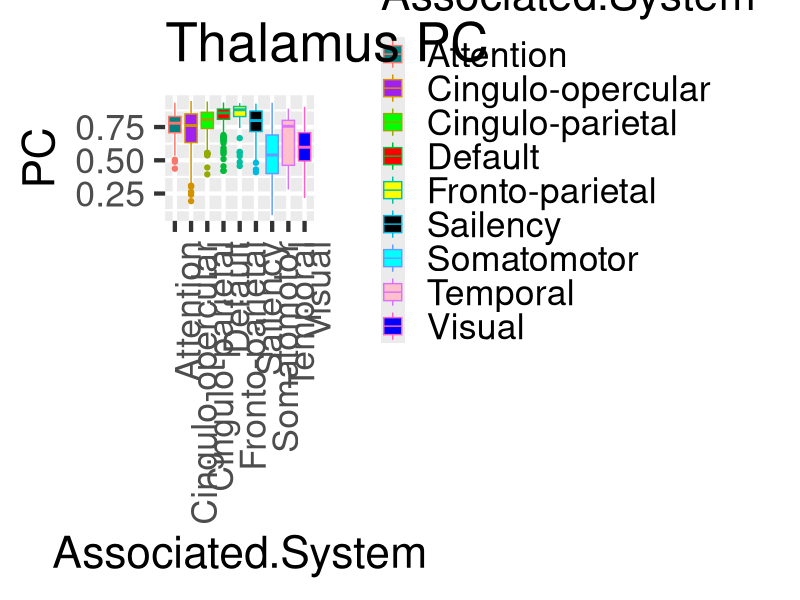
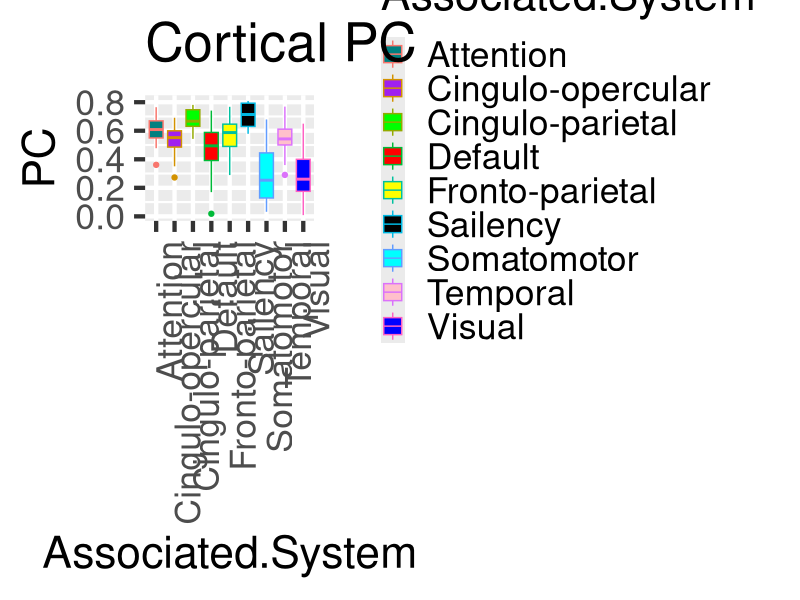
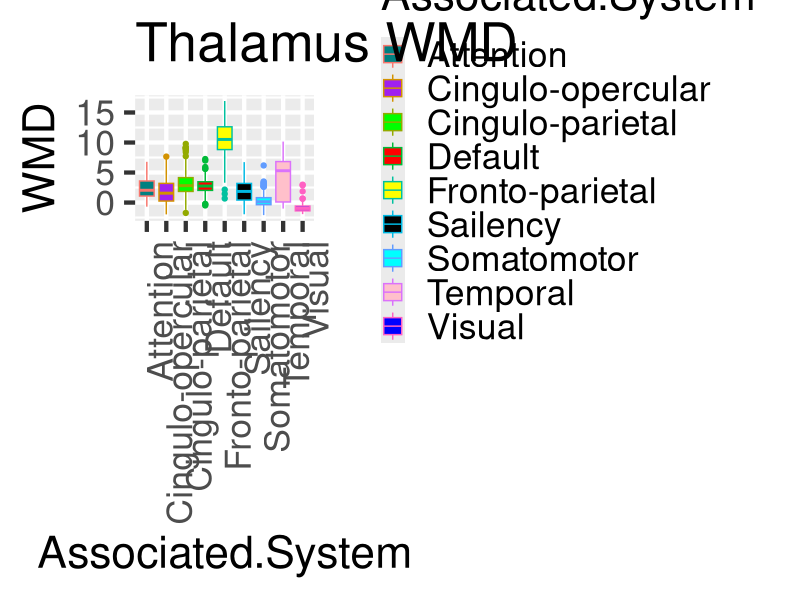
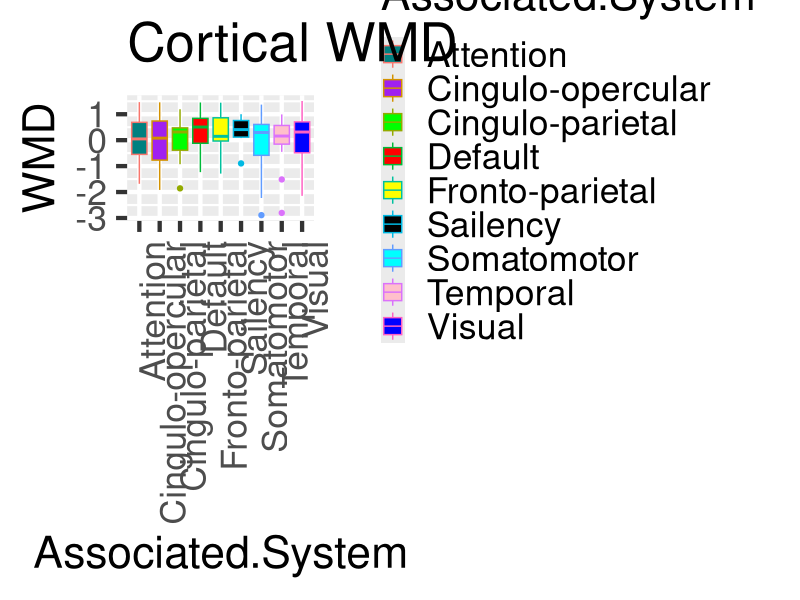
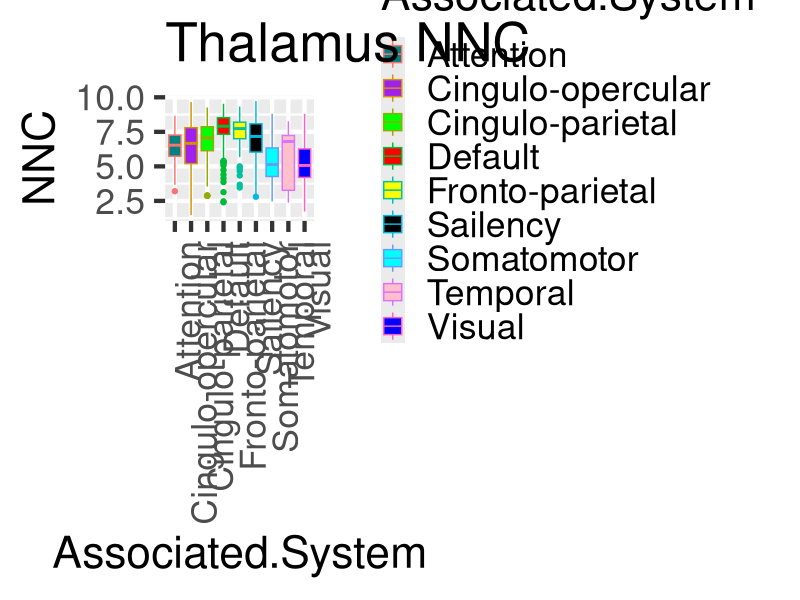
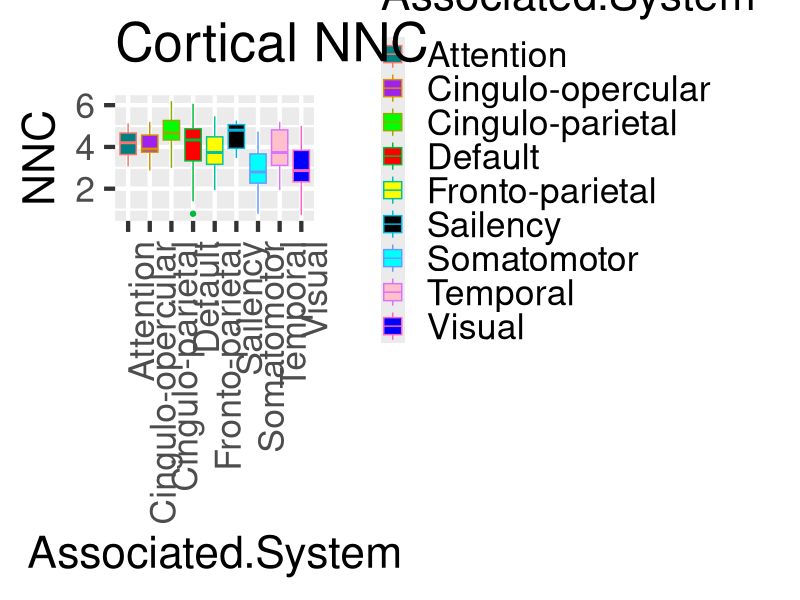
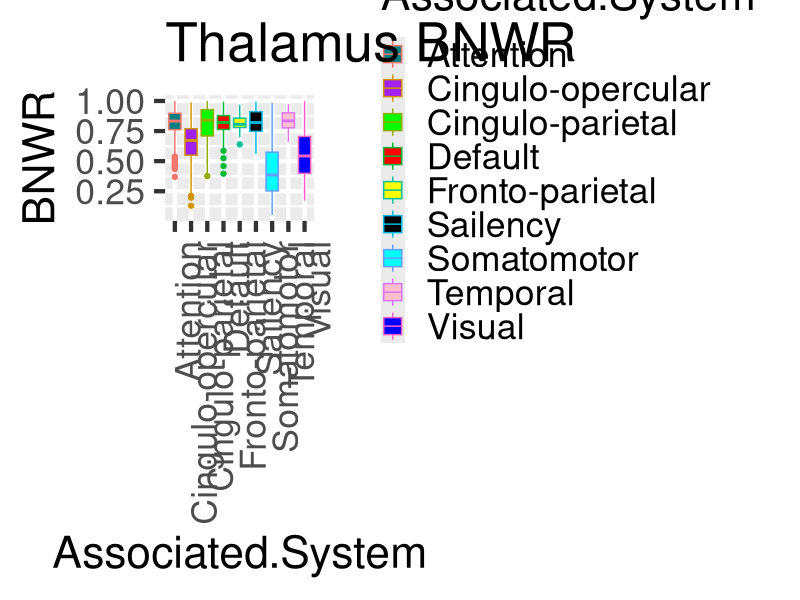
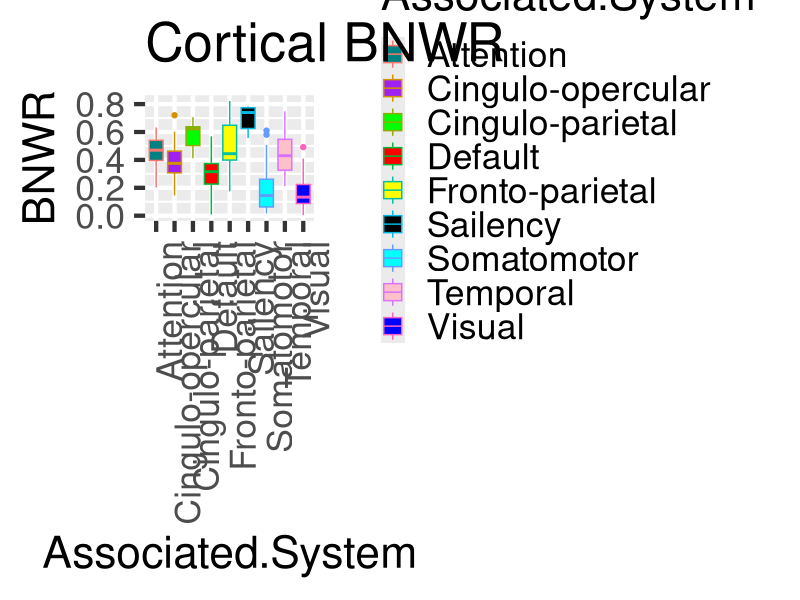

Recreate these plots in R, in order. (Note: this script raises an error after producing the figures.)
setwd('/Volumes/neuro/bin/FuncParcel/Data/')


# import libraries
library(ggplot2)
library(reshape2)

#load data

Thalamus_Data = read.csv('Thalamus_nodal.csv', header=TRUE)
Thalamus_Data <- Thalamus_Data[Thalamus_Data$PC<1,]  
#Thalamus_Data <- Thalamus_Data[Thalamus_Data$target_PC<20,]

Cortical_Data = read.csv('Cortical_nodal.csv', header=TRUE)
Cortical_Data <- Cortical_Data[Cortical_Data$PC>0,]  
Cortical_Data <- Cortical_Data[Cortical_Data$Associated.System!='Other',] 

CI_colors <- c("#008080", "purple", "green", "red", "yellow", "black", "cyan", "pink", "blue")

### boxplot to compare nodal roles between each partition, for thalamus and cortex
Variables_to_plot <- c('PC', 'WMD', 'NNC', 'BNWR', 'bcc')
for (v in Variables_to_plot){
  Thalamus_boxplot <- ggplot(data = Thalamus_Data, aes_string(x="Associated.System", y=v, fill="Associated.System", colour="Associated.System")) + geom_boxplot(outlier.colour = NULL) #+geom_point() + geom_jitter(position = position_jitter(width = .1))
  Thalamus_boxplot <- Thalamus_boxplot + ggtitle(paste("Thalamus", v)) + scale_fill_manual(values=CI_colors)  + theme_grey(base_size = 32)  + theme(axis.text.x=element_text(angle=90, hjust=1))
  plot(Thalamus_boxplot)

  Cortical_boxplot <- ggplot(data = Cortical_Data, aes_string(x="Associated.System", y=v, fill="Associated.System", colour="Associated.System")) + geom_boxplot(outlier.colour = NULL) #+geom_point() + geom_jitter(position = position_jitter(width = .1))
  Cortical_boxplot <- Cortical_boxplot + ggtitle(paste("Cortical", v))+ scale_fill_manual(values=CI_colors) + theme_grey(base_size = 32)  + theme(axis.text.x=element_text(angle=90, hjust=1))
  plot(Cortical_boxplot)
}

### plot to compare within thalamus nodal role
Variables_to_plot <- c('PC','within_PC','WMD', 'within_WMD', 'target_PC')

Thalamus_pc_plot <-ggplot(data = Thalamus_Data, aes(x=target_PC, y=PC))+geom_point()
plot(Thalamus_pc_plot)


### look at correlation between dataset
Thalamus_pc_plot <-ggplot(data = Thalamus_Data, aes(x=MGH_NNC, y=NKI_NNC))+geom_point()
plot(Thalamus_pc_plot)

### look at correlation between thalamic voxel nodal property and its cortical target
Thalamus_Target_Data = read.csv('Thalamus_target.csv', header=TRUE)
total <- merge(Thalamus_Target_Data,Thalamus_Data,by="Voxel")

Thalamus_pc_plot <-ggplot(data = total, aes(x=Associated.System.y , y=Target.PC, color =Associated.System.y ))+geom_point() + geom_jitter(position = position_jitter(width = .1)) +  scale_colour_manual(values=CI_colors) 
plot(Thalamus_pc_plot)


## look at tsnr
Thalamus_boxplot <- ggplot(data = Thalamus_Data, aes_string(x="Associated.System", y="TSNR", fill="Associated.System")) + geom_boxplot() #+geom_point() + geom_jitter(position = position_jitter(width = .1))
plot(Thalamus_boxplot)




## look at patient data
WarmScale<-c("#feb24c", "#fd8d3c", "#fc4e2a", "#e31a1c", "#b10026")
BlueScale<-c("#9ecae1", "#6baed6",  "#4292c6", "#2171b5", "#084594")
cScale <- c("#e7298a",
"#beaed4",
"#fdc086",
"#ffff99",
"#386cb0")
patient_data = read.csv('patient_df.csv', header=TRUE)

plot_data = melt(patient_data, id_vars = c("SubjID", "Voxel", "CI", "PC"), measure.vars = c("Target_connected_weight", "nonTarget_connected_weight"))

patient_plot <-ggplot(plot_data , aes(x=PC , y=value, colour=variable))+geom_point(size=3, aes(shape = factor(SubjID)))+ scale_colour_manual(values=c("Red", "Black")) + facet_grid(.~CI)
                                                                                                                                            
patient_plot
